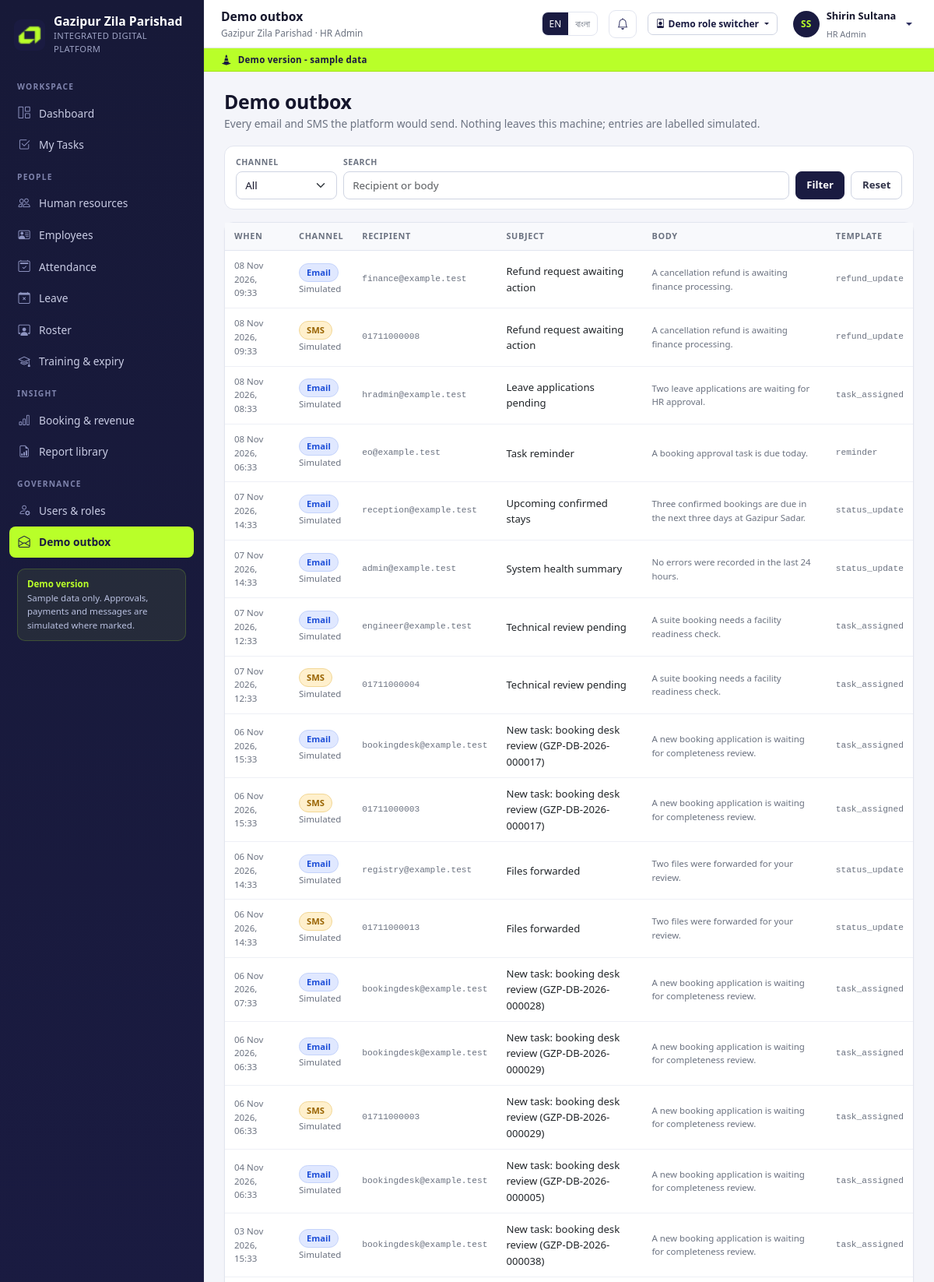
/app/outbox/ (signed in, upper part), run on the app's committed database.
### accounts/models.py (models this page shows, shortened)
class User(AbstractUser):
    role = models.ForeignKey(Role, null=True, blank=True, on_delete=models.SET_NULL,
                             related_name='users')
    phone = models.CharField(max_length=30, blank=True)
    department = models.ForeignKey('hr.Department', null=True, blank=True,
                                   on_delete=models.SET_NULL, related_name='users')
    designation = models.ForeignKey('hr.Designation', null=True, blank=True,
                                    on_delete=models.SET_NULL, related_name='users')
    facility = models.ForeignKey('facilities.Facility', null=True, blank=True,
                                 on_delete=models.SET_NULL, related_name='operators',
                                 help_text='Assigned facility for reception operators.')
    email_verified = models.BooleanField(default=False)
    is_demo = models.BooleanField(default=True)
    otp_code = models.CharField(max_length=8, blank=True)
    otp_created_at = models.DateTimeField(null=True, blank=True)
    otp_attempts = models.PositiveIntegerField(default=0)
    class Meta:
        ordering = ['first_name', 'username']
    @property
    def display_name(self):
        return self.get_full_name() or self.username
    @property
    def role_name(self):
        return self.role.name if self.role else 'No role'
    @property
    def is_citizen(self):
        return bool(self.role and self.role.code == 'citizen')
    @property
    def is_staff_portal_user(self):
        return bool(self.role and self.role.code != 'citizen')
    @property
    def is_read_only(self):
        return bool(self.role and self.role.is_read_only)
    def can(self, code):
        if not getattr(self, 'is_authenticated', False):
            return False
        if self.is_superuser:
            return True
        if not self.role_id:
            return False
        cache = getattr(self, '_perm_cache', None)
        if cache is None:
            cache = set(self.role.permissions.values_list('code', flat=True))
            self._perm_cache = cache
        return code in cache

class Role(models.Model):
    code = models.SlugField(max_length=40, unique=True)
    name = models.CharField(max_length=120)
    description = models.TextField(blank=True)
    permissions = models.ManyToManyField(Permission, blank=True, related_name='roles')
    is_read_only = models.BooleanField(
        default=False,
        help_text='Read-only roles cannot submit changes anywhere in the platform.',
    )
    sort_order = models.PositiveIntegerField(default=100)
    class Meta:
        ordering = ['sort_order', 'name']

### notifications/models.py (models this page shows)
class OutboxMessage(models.Model):
    CHANNELS = [('email', 'Email'), ('sms', 'SMS')]
    channel = models.CharField(max_length=10, choices=CHANNELS)
    recipient = models.CharField(max_length=200)
    subject = models.CharField(max_length=200, blank=True)
    body = models.TextField()
    template_code = models.CharField(max_length=60, blank=True)
    created_at = models.DateTimeField(default=timezone.now)
    simulated = models.BooleanField(default=True)
    class Meta:
        ordering = ['-created_at']

### notifications/views.py (the view)
# urls.py: path('outbox/', views.outbox, name='outbox'),
@perm_required('notifications.view')
def outbox(request):
    channel = request.GET.get('channel', '')
    q = request.GET.get('q', '').strip()
    rows = OutboxMessage.objects.all()
    if channel:
        rows = rows.filter(channel=channel)
    if q:
        rows = rows.filter(recipient__icontains=q) | rows.filter(body__icontains=q)
    return render(request, 'notifications/outbox.html', {
        'rows': rows[:200], 'channel': channel, 'q': q,
        'templates': NotificationTemplate.objects.all(),
        'page_title': 'Demo outbox',
    })

### accounts/demo.py (called while the page is built)
def demo_accounts():
    from accounts.models import User
    existing = {
        u.username: u for u in User.objects.filter(
            username__in=[a[0] for a in DEMO_ACCOUNTS]
        ).select_related('role')
    }
    out = []
    for username, label in DEMO_ACCOUNTS:
        user = existing.get(username)
        out.append({
            'username': username,
            'label': user.role.name if user and user.role else label,
            'name': user.display_name if user else label,
            'role_code': user.role.code if user and user.role else '',
        })
    return out

### accounts/nav.py (called while the page is built)
def build_nav(user):
    if not user or not user.is_authenticated:
        return []
    is_citizen = user.is_citizen
    groups = []
    for group_label, items in NAV:
        visible = []
        for label, url, perm, icon in items:
            if perm is None:
                if is_citizen:
                    continue
            elif not user.can(perm):
                continue
            visible.append({'label': label, 'url': url, 'icon': icon})
        if visible:
            groups.append({'label': group_label, 'items': visible})
    return groups

### core/i18n.py (called while the page is built)
def translate(text, lang='en'):
    if lang == 'bn':
        return BN.get(text) or BN_EXTRA.get(text) or text
    return text

### core/models.py (called while the page is built)
def get_setting(key, default=''):
    from core.models import AppSetting
    try:
        return AppSetting.objects.get(key=key).value
    except AppSetting.DoesNotExist:
        return default

### core/templatetags/gzp.py (called while the page is built)
@register.simple_tag(takes_context=True)
def t(context, text):
    return i18n.translate(text, context.get('lang', 'en'))

@register.filter
def tr(value, lang):
    return i18n.translate(str(value), lang)

@register.filter
def dt(value, fmt='d M Y, H:i'):
    if not value:
        return '-'
    if timezone.is_aware(value):
        value = timezone.localtime(value)
    return formats.date_format(value, fmt)

@register.filter
def can(code, user):
    return bool(user and user.is_authenticated and user.can(code))

@register.filter
def initials(value):
    parts = [p for p in str(value or '').split() if p]
    return ''.join(p[0].upper() for p in parts[:2]) or '?'

@register.simple_tag
def nav_active(request, prefix):
    path = request.path
    if prefix == '/app/':
        return 'active' if path == '/app/' else ''
    return 'active' if path.startswith(prefix) else ''

### templates/notifications/outbox.html (shortened to what this page needs)
{% extends 'base.html' %}
{% load gzp %}
{% block content %}
<div class="page-head">
  <div>
    <h1>{% t "Demo outbox" %}</h1>
    <div class="sub">Every email and SMS the platform would send. Nothing leaves this machine; entries are labelled
      simulated.</div>
  </div>
</div>
<form class="filter-bar" method="get">
  <div class="f"><label>Channel</label>
    <select class="form-select" name="channel">
      <option value="">All</option>
    </select></div>
  <div class="f f-grow"><label>Search</label><input class="form-control" name="q" value="{{ q }}" placeholder="Recipient or body"></div>
  <button class="btn btn-primary" type="submit">Filter</button>
  <a class="btn btn-outline-secondary" href="/app/outbox/">Reset</a>
</form>
<div class="card">
  <div class="table-wrap">
    <table class="table-gzp">
      <thead><tr><th>When</th><th>Channel</th><th>Recipient</th><th>Subject</th><th>Body</th><th>Template</th></tr></thead>
      <tbody>
      {% for row in rows %}
        <tr>
          <td class="small">{{ row.created_at|dt }}</td>
          <td><span class="chip chip-{% if row.channel == 'email' %}info{% else %}warning{% endif %}">{{ row.get_channel_display }}</span>
            <div class="note-inline">Simulated</div></td>
          <td class="mono small">{{ row.recipient }}</td>
          <td>{{ row.subject|default:"-" }}</td>
          <td class="small">{{ row.body|truncatechars:120 }}</td>
          <td class="mono small">{{ row.template_code|default:"-" }}</td>
        </tr>
      {% empty %}
        <tr><td colspan="6"><div class="table-empty"><i class="bi bi-envelope-open"></i>No messages yet. Run a booking or workflow action.</div></td></tr>
      {% endfor %}
      </tbody>
    </table>
  </div>
</div>
{% endblock %}

### templates/base.html (shortened to what this page needs)
{% load static gzp %}<!doctype html>
<html lang="{{ lang }}">
<head>
  <link rel="stylesheet" href="{% static 'vendor/bootstrap/bootstrap.min.css' %}">
  <link rel="stylesheet" href="{% static 'vendor/bootstrap-icons/bootstrap-icons.min.css' %}">
  <link rel="stylesheet" href="{% static 'css/gzp.css' %}">
</head>
<body class="{% block body_class %}{% endblock %}">
{% if user.is_authenticated and user.is_staff_portal_user %}
  <aside class="sidebar" id="sidebar" aria-label="Main navigation">
    <div class="brand">
      <img src="{% static 'img/adcelerete_logo.png' %}" alt="Adcelerete logo">
      <div>
        <div class="brand-name">{{ APP_NAME_MAIN }}</div>
        <div class="brand-sub">{{ APP_NAME_SUB }}</div>
      </div>
    </div>
    <div class="sidebar-scroll">
      {% for group in nav_groups %}
        <div class="nav-group">
          <div class="nav-group-label">{{ group.label|tr:lang }}</div>
          {% for item in group.items %}
            <a class="nav-item {% nav_active request item.url %}" href="{{ item.url }}">
              <i class="bi bi-{{ item.icon }}"></i><span>{{ item.label|tr:lang }}</span>
            </a>
          {% endfor %}
        </div>
      {% endfor %}
      <div class="sidebar-note">
        <strong>{% t "Demo version" %}</strong><br>
        Sample data only. Approvals, payments and messages are simulated where marked.
      </div>
    </div>
  </aside>
  <div class="app-shell">
    <header class="topbar">
      <div>
        <div class="page-title">{% block topbar_title %}{{ page_title|default:"Dashboard" }}{% endblock %}</div>
        <div class="crumb">{{ APP_NAME_MAIN }} · {{ user.role_name }}</div>
      </div>
      <div class="lang-switch" role="group" aria-label="Language">
        <a class="{% if lang == 'en' %}on{% endif %}" href="/lang/en/?next={{ request.get_full_path|urlencode }}">EN</a>
        <a class="{% if lang == 'bn' %}on{% endif %}" href="/lang/bn/?next={{ request.get_full_path|urlencode }}">বাংলা</a>
      </div>
      <a class="icon-btn" href="/app/notifications/" aria-label="Notifications">
        <i class="bi bi-bell"></i>
      </a>
      {% if DEMO_MODE %}{% include 'partials/demo_switcher.html' %}{% endif %}
      <div class="dropdown">
        <a class="user-chip dropdown-toggle" href="#" data-bs-toggle="dropdown" aria-expanded="false">
          <span class="avatar">{{ user.display_name|initials }}</span>
          <span class="d-none d-lg-block">
            <span class="u-name">{{ user.display_name }}</span><br>
            <span class="u-role">{{ user.role_name }}</span>
          </span>
        </a>
      </div>
    </header>
    <div class="demo-ribbon"><i class="bi bi-cone-striped"></i> {% t "Demo version - sample data" %}</div>
    <main class="page" id="main">
{% endif %}
      {% block content %}{% endblock %}
{% if user.is_authenticated and user.is_staff_portal_user %}
    </main>
  </div>
{% endif %}
</body>
</html>

### data on the page
User: role_name "HR Admin", display_name|initials "SS", display_name "Shirin Sultana"
OutboxMessage: created_at|dt "08 Nov 2026, 09:33", channel "Email", recipient "finance@example.test", subject "Refund request awaiting action", body "A cancellation refund is awaiting finance processing.", template_code "refund_update"
OutboxMessage: created_at|dt "08 Nov 2026, 09:33", channel "SMS", recipient "01711000008", subject "Refund request awaiting action", body "A cancellation refund is awaiting finance processing.", template_code "refund_update"
OutboxMessage: created_at|dt "08 Nov 2026, 08:33", channel "Email", recipient "hradmin@example.test", subject "Leave applications pending", body "Two leave applications are waiting for HR approval.", template_code "task_assigned"
OutboxMessage: created_at|dt "08 Nov 2026, 06:33", channel "Email", recipient "eo@example.test", subject "Task reminder", body "A booking approval task is due today.", template_code "reminder"
OutboxMessage: created_at|dt "07 Nov 2026, 14:33", channel "Email", recipient "reception@example.test", subject "Upcoming confirmed stays", body "Three confirmed bookings are due in the next three days at Gazipur Sadar.", template_code "status_update"
OutboxMessage: created_at|dt "07 Nov 2026, 14:33", channel "Email", recipient "admin@example.test", subject "System health summary", body "No errors were recorded in the last 24 hours.", template_code "status_update"
OutboxMessage: created_at|dt "07 Nov 2026, 12:33", channel "Email", recipient "engineer@example.test", subject "Technical review pending", body "A suite booking needs a facility readiness check.", template_code "task_assigned"
OutboxMessage: created_at|dt "07 Nov 2026, 12:33", channel "SMS", recipient "01711000004", subject "Technical review pending", body "A suite booking needs a facility readiness check.", template_code "task_assigned"
OutboxMessage: created_at|dt "06 Nov 2026, 15:33", channel "Email", recipient "bookingdesk@example.test", subject "New task: booking desk review (GZP-DB-2026-000017)", body "A new booking application is waiting for completeness review.", template_code "task_assigned"
OutboxMessage: created_at|dt "06 Nov 2026, 15:33", channel "SMS", recipient "01711000003", subject "New task: booking desk review (GZP-DB-2026-000017)", body "A new booking application is waiting for completeness review.", template_code "task_assigned"
OutboxMessage: created_at|dt "06 Nov 2026, 14:33", channel "Email", recipient "registry@example.test", subject "Files forwarded", body "Two files were forwarded for your review.", template_code "status_update"
OutboxMessage: created_at|dt "06 Nov 2026, 14:33", channel "SMS", recipient "01711000013", subject "Files forwarded", body "Two files were forwarded for your review.", template_code "status_update"
OutboxMessage: created_at|dt "06 Nov 2026, 07:33", channel "Email", recipient "bookingdesk@example.test", subject "New task: booking desk review (GZP-DB-2026-000028)", body "A new booking application is waiting for completeness review.", template_code "task_assigned"
OutboxMessage: created_at|dt "06 Nov 2026, 06:33", channel "Email", recipient "bookingdesk@example.test", subject "New task: booking desk review (GZP-DB-2026-000029)", body "A new booking application is waiting for completeness review.", template_code "task_assigned"
OutboxMessage: created_at|dt "06 Nov 2026, 06:33", channel "SMS", recipient "01711000003", subject "New task: booking desk review (GZP-DB-2026-000029)", body "A new booking application is waiting for completeness review.", template_code "task_assigned"
OutboxMessage: created_at|dt "04 Nov 2026, 06:33", channel "Email", recipient "bookingdesk@example.test", subject "New task: booking desk review (GZP-DB-2026-000005)", body "A new booking application is waiting for completeness review.", template_code "task_assigned"
OutboxMessage: created_at|dt "03 Nov 2026, 15:33", channel "Email", recipient "bookingdesk@example.test", subject "New task: booking desk review (GZP-DB-2026-000038)", body "A new booking application is waiting for completeness review.", template_code "task_assigned"

### other printed values
{{ APP_NAME_MAIN }} "Gazipur Zila Parishad"
{{ APP_NAME_SUB }} "INTEGRATED DIGITAL PLATFORM"
{{ group.label|tr:lang }} "WORKSPACE" "PEOPLE" "INSIGHT" "GOVERNANCE"
{{ item.label|tr:lang }} "Dashboard" "My Tasks" "Human resources" "Employees" "Attendance" "Leave" "Roster" "Training & expiry" "Booking & revenue" "Report library" "Users & roles" "Demo outbox"
{{ page_title|default:"Dashboard" }} "Demo outbox"
